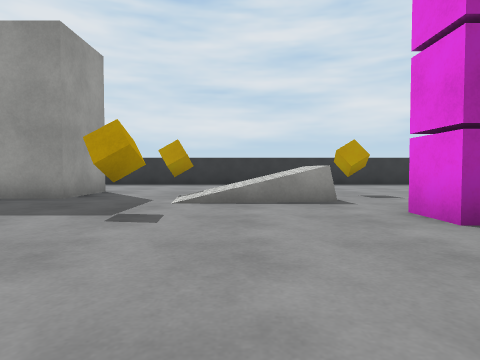
[1] (above)

17 first-person views from a walk through a Unity game level. The camera is 0.58 m above the floor, tilts 2° down and sees 75° across. The floor is counted in squares, 1 m on a side. Each view is taken from the middle of a square. On the plan, view 1 faces up. The plan holds only what a view shows up to about 9 squares ahead; the rest is blank. The player character is not drawn. Surface patterns are stand-ins for the level's own textures.

[2]
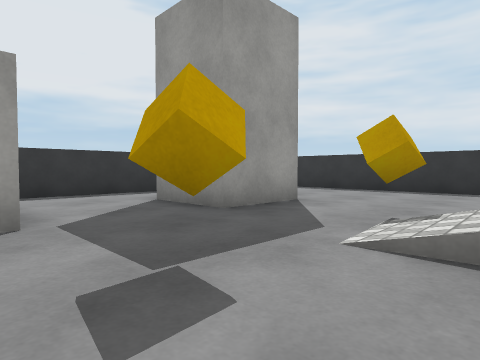

[3]
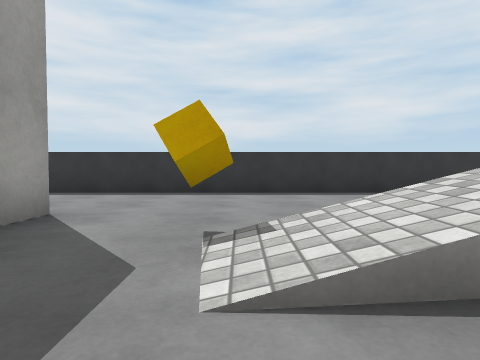

[4]
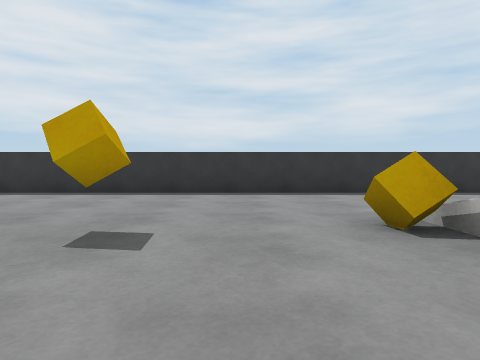

[5]
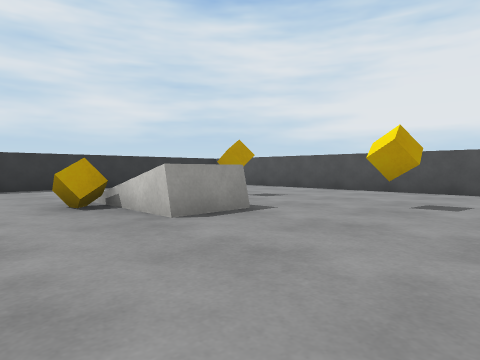

[6]
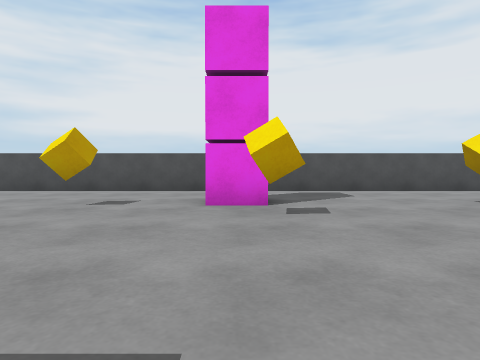

[7]
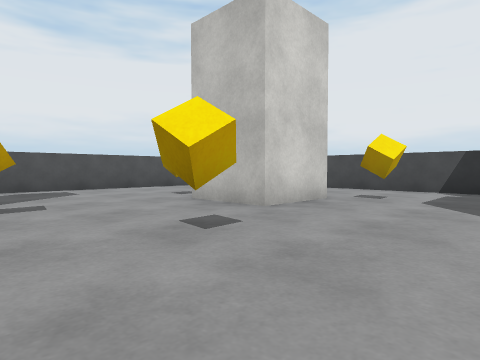

[8]
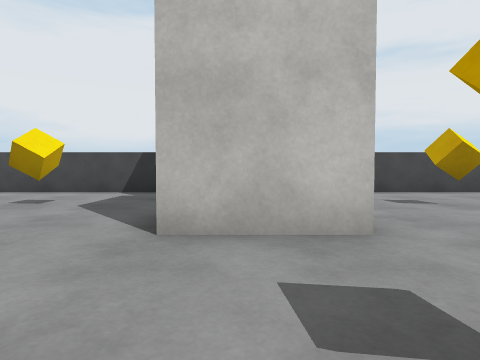

[9]
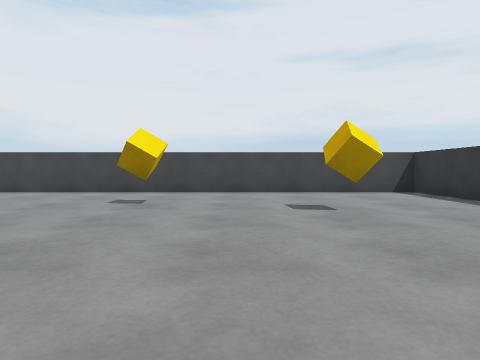

[10]
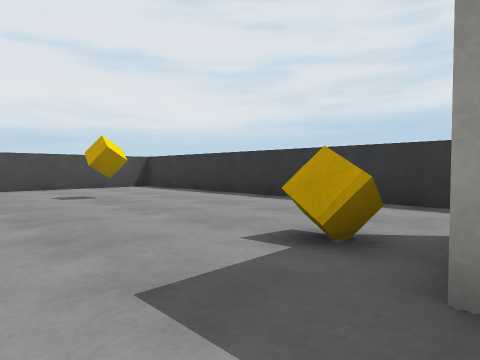

[11]
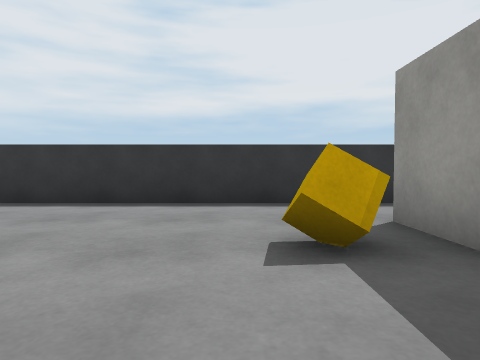

[12]
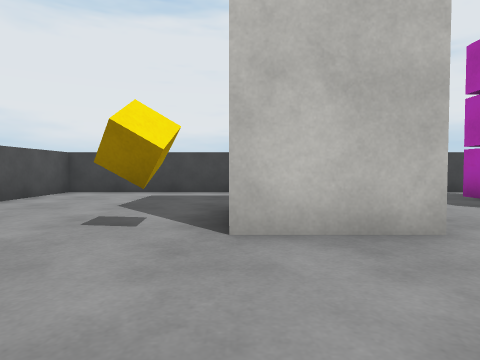

[13]
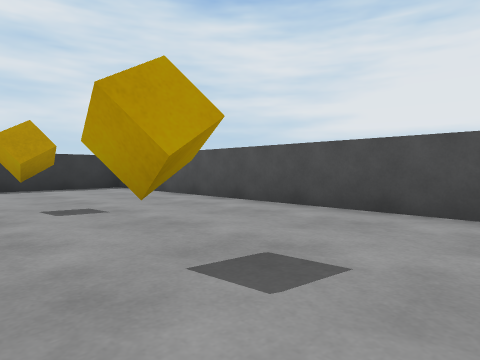

[14]
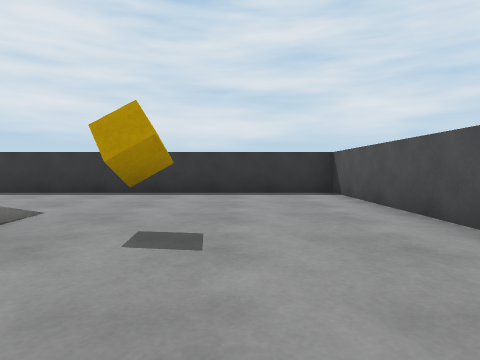

[15]
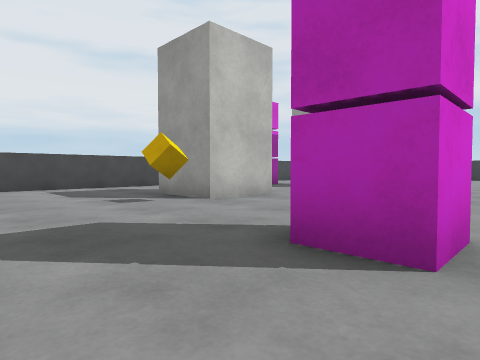

[16]
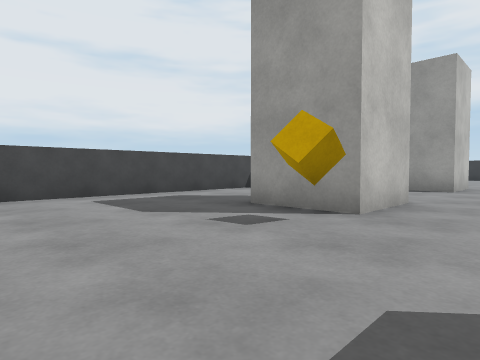

[17]
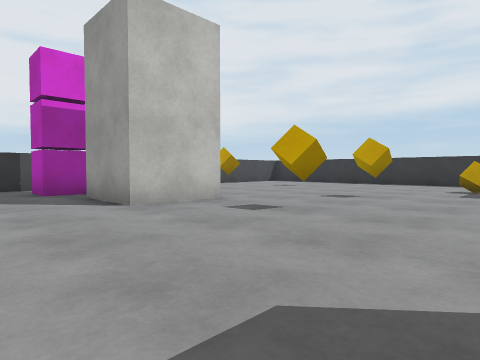

### Floor plan
Points are (right, up) in squares from view 1. A wall is a line through its corners. A room is listed if a view was taken in it or the views show most of it. See-through windows are left out.
Room 1 (views 1, 2, 3, 4, 5, 6, 7, 8, 9, 10, 11, 12, 13, 14, 15, 16, 17)
walls: (6.2, 5.2) (6.2, 6.4); (0.8, -2.7) (2.7, -2.7) (2.7, -4.8); (6.2, -4.8) (6.2, -2.7) (8.1, -2.7) (8.1, -4.8); (-3.5, 8.1) (-3.5, 6.1) (-5.4, 6.1); (12.3, 1.9) (12.3, 11.7) (-5.8, 11.7); (-7.4, 2.8) (-7.4, -7.8) (12.3, -7.8) (12.3, 0.1); (-7.4, 7.4) (-7.4, 4.2)
objects: other object (-5, 2) to (-4, 3); other object (-4, -4); other object (-4, 1); other object (-2, -1); other object (-2, 4); other object (-1, -5); other object (-1, 7); other object (1, -1); other object (3, -6); other object (3, 3) to (3, 4); other object (3, 7); other object (5, -5); other object (5, -1); other object (6, 7); other object (8, 1); other object (9, -3); other object (9, 1) to (10, 1); other object (9, 4); other object (9, 7)

Where each view was taken, in squares from view 1:
view 1: 0 up, 0 right, facing up
view 2: 3 up, 0 right, facing up-left
view 3: 4 up, 1 left, facing up
view 4: 4 up, 4 right, facing up
view 5: 2 up, 4 right, facing up-right
view 6: 1 up, 4 right, facing right
view 7: 1 up, 3 right, facing down-right
view 8: 0 up, 2 right, facing down
view 9: 0 up, 3 left, facing down
view 10: 2 up, 2 left, facing down-left
view 11: 0 up, 2 left, facing left
view 12: 0 up, 8 right, facing down
view 13: 2 up, 8 right, facing up-right
view 14: 4 up, 10 right, facing up
view 15: 2 up, 12 right, facing down-left
view 16: 1 down, 12 right, facing down-left
view 17: 2 up, 5 right, facing down-left
